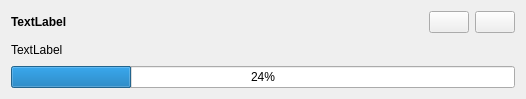
<?xml version="1.0" encoding="UTF-8"?>
<ui version="4.0">
 <class>DownloadWidget</class>
 <widget class="QFrame" name="DownloadWidget">
  <property name="geometry">
   <rect>
    <x>0</x>
    <y>0</y>
    <width>526</width>
    <height>99</height>
   </rect>
  </property>
  <property name="styleSheet">
   <string notr="true"/>
  </property>
  <layout class="QGridLayout" name="m_topLevelLayout">
   <property name="sizeConstraint">
    <enum>QLayout::SetMinAndMaxSize</enum>
   </property>
   <item row="1" column="0" colspan="3">
    <widget class="ElidedLabel" name="srcUrl">
     <property name="styleSheet">
      <string notr="true"/>
     </property>
     <property name="text">
      <string>TextLabel</string>
     </property>
    </widget>
   </item>
   <item row="2" column="0" colspan="3">
    <widget class="QProgressBar" name="progressBar">
     <property name="styleSheet">
      <string notr="true"/>
     </property>
     <property name="value">
      <number>24</number>
     </property>
    </widget>
   </item>
   <item row="0" column="0">
    <widget class="ElidedLabel" name="dstName">
     <property name="font">
      <font>
       <bold>true</bold>
      </font>
     </property>
     <property name="text">
      <string>TextLabel</string>
     </property>
    </widget>
   </item>
   <item row="0" column="2">
    <layout class="QHBoxLayout" name="horizontalLayout">
     <item>
      <widget class="QPushButton" name="openButton">
       <property name="sizePolicy">
        <sizepolicy hsizetype="Fixed" vsizetype="Fixed">
         <horstretch>0</horstretch>
         <verstretch>0</verstretch>
        </sizepolicy>
       </property>
       <property name="toolTip">
        <string>Open file using system application</string>
       </property>
       <property name="styleSheet">
        <string notr="true"/>
       </property>
       <property name="flat">
        <bool>false</bool>
       </property>
      </widget>
     </item>
     <item>
      <widget class="QPushButton" name="cancelButton">
       <property name="sizePolicy">
        <sizepolicy hsizetype="Fixed" vsizetype="Fixed">
         <horstretch>0</horstretch>
         <verstretch>0</verstretch>
        </sizepolicy>
       </property>
       <property name="styleSheet">
        <string notr="true"/>
       </property>
       <property name="flat">
        <bool>false</bool>
       </property>
      </widget>
     </item>
    </layout>
   </item>
  </layout>
 </widget>
 <customwidgets>
  <customwidget>
   <class>ElidedLabel</class>
   <extends>QLabel</extends>
   <header>widgets/elidedlabel/elidedlabel.h</header>
  </customwidget>
 </customwidgets>
 <resources/>
 <connections/>
</ui>
